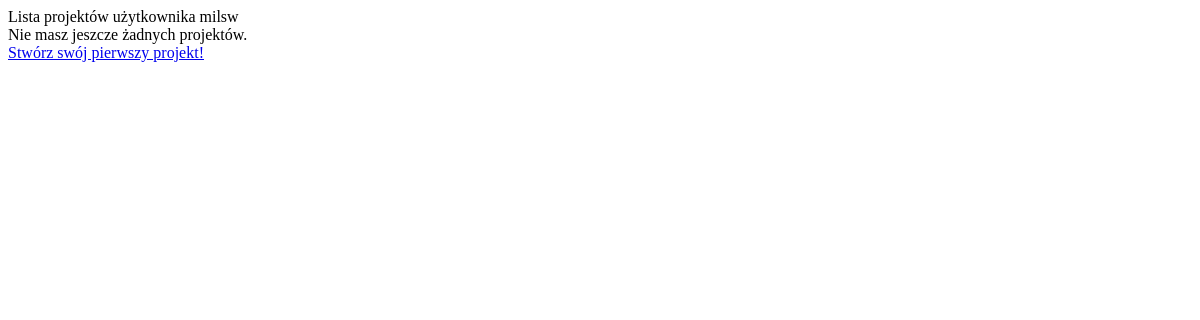
Before: /projects/ (signed in) with the older database file.
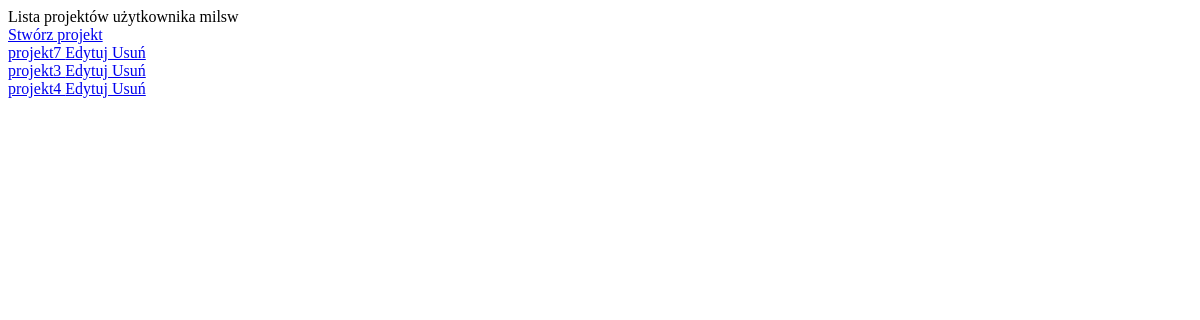
After: the same page with the newer database file.
### aplikacja_dyplomowa/models.py (models this page shows)
class Projects(models.Model):
    project_name = models.CharField(max_length=64)
    user = models.ForeignKey(User, on_delete=models.CASCADE)
    createdAt = models.DateTimeField(auto_now_add=True)
    updatedAt = models.DateTimeField(auto_now=True)
    class Meta:
        unique_together = ['project_name', 'user']
    def __repr__(self):
        return f'{self.project_name}'
    def __str__(self):
        return self.__repr__()

### aplikacja_dyplomowa/views.py (the view)
# urls.py: path('projects/', views.show_projects, name='project_list'),
@login_required(login_url='login')
def show_projects(request):
    projects = Projects.objects.filter(user=request.user)
    context = {
        'projects': projects
    }
    return render(request, 'project_structure/project_list.html', context)

### templates/project_structure/project_list.html
<!DOCTYPE html>
    <html lang="pl">
        Lista projektów użytkownika {{ user.username }} <br>
        {% if projects|length == 0 %}
            Nie masz jeszcze żadnych projektów. <br>
            <a href="{% url 'create_project' %}"> Stwórz swój pierwszy projekt! </a> <br>
        {% else %}
            <a href="{% url 'create_project' %}"> Stwórz projekt </a> <br>
            {% for project in projects %}
                <a href="{% url 'view_project' project_pk=project.id %}"> {{ project }} </a>
                <a href="{% url 'update_project' project_pk=project.id %}"> Edytuj </a>
                <a href="{% url 'delete_project' project_pk=project.id %}"> Usuń </a> <br>
            {% endfor %}
        {% endif %}
    </html>

Changed rows visible on the page:
added Projects: project_name "projekt7"
added Projects: project_name "projekt3"
added Projects: project_name "projekt4"
Other visible differences:
text no longer shown: "Nie masz jeszcze żadnych projektów. Stwórz swój pierwszy projekt!"
text now shown: "Stwórz projekt"
